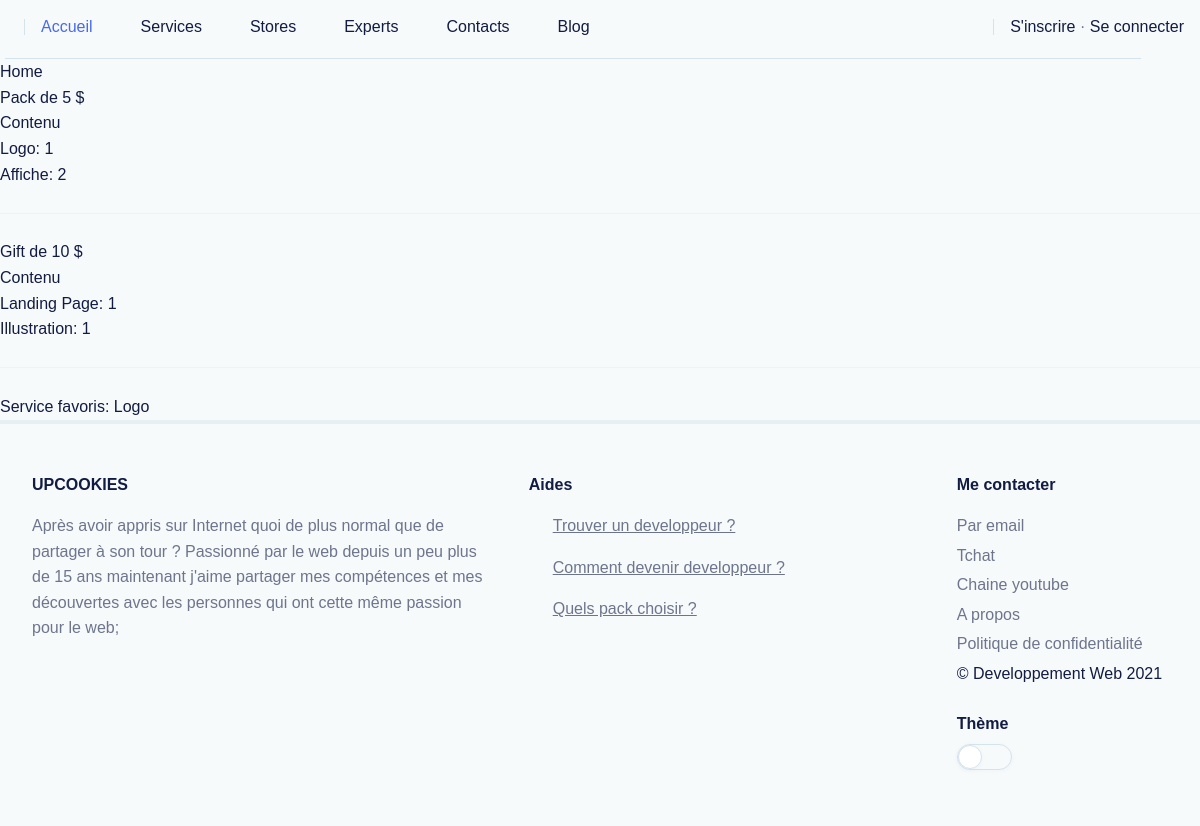
Before: / with the older database file.
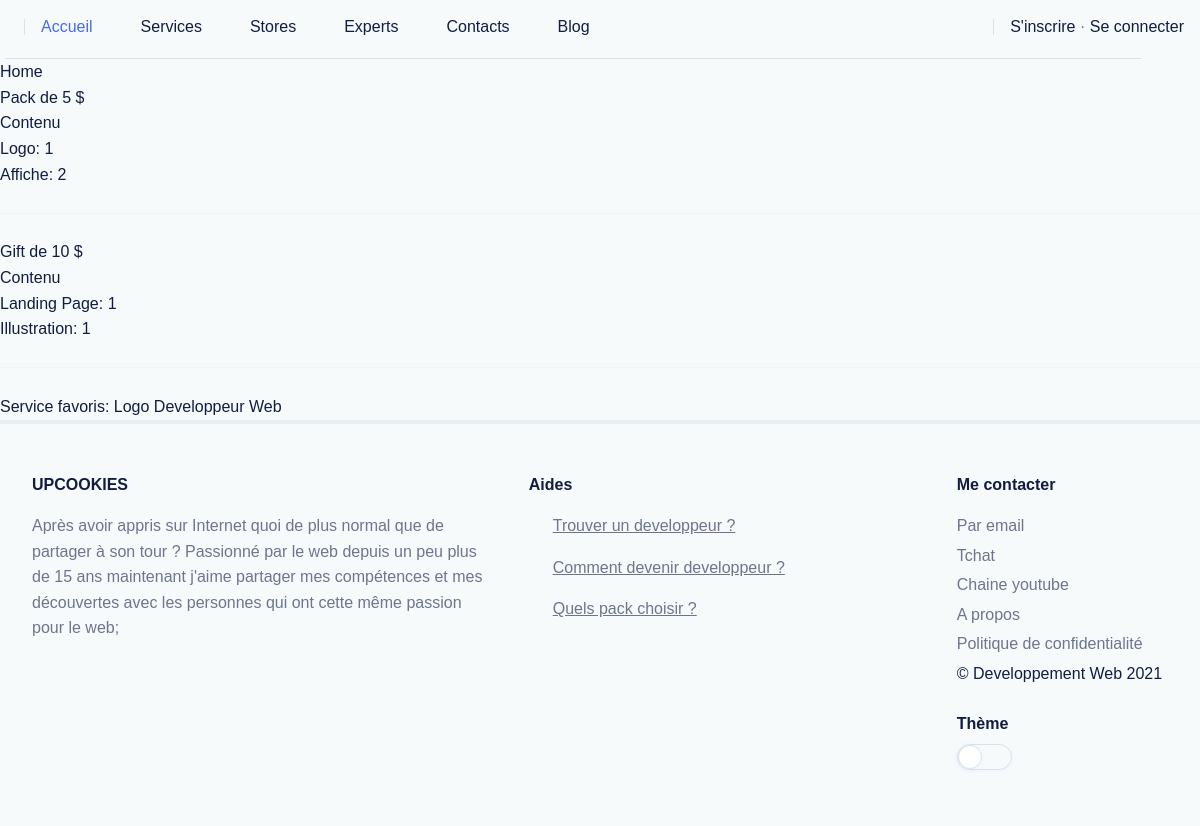
After: the same page with the newer database file.
### home/models.py (models this page shows, shortened)
class Premium(models.Model):
	name = models.CharField(max_length=255)
	price = models.IntegerField(default=0)
	packs = models.ManyToManyField(Packs)
	class Meta:
		verbose_name = "Premium"
		verbose_name_plural = "Premium"

class Packs(models.Model):
	name = models.CharField(max_length=255)
	items = models.IntegerField(default=1)
	class Meta:
		verbose_name = "Packs"
		verbose_name_plural = "Packs"

### services/models.py (models this page shows, shortened)
class Services(models.Model):
	name = models.CharField(max_length=255)
	slug = models.SlugField(max_length=200, null=True)
	description = models.TextField()
	pub_date = models.DateTimeField('date published', null=True)
	tarifs = models.ManyToManyField(Tarifs)
	favoris = models.BooleanField(default=False)
	experts = models.ManyToManyField(Experts)
	class Meta:
		verbose_name = "Services"
		verbose_name_plural = "Services"
		ordering = ('-pub_date',)

### home/views.py (the view)
# urls.py: 2. Add a URL to urlpatterns:  path('', views.home, name='home')
def home(request):
    premium = Premium.objects.all()
    services = Services.objects.filter(favoris=True)
    return render(request, 'home/index.html', {'premium':premium, 'services':services})

### templates/home/index.html (shortened to what this page needs)
{% extends '../base.html' %}
{% load static %}
{% block content %}
<p>Home</p>
	{% for p in premium %}
		<h1>{{ p.name }} de
		{{ p.price }} $
		</h1>
		<h2>Contenu</h2>
		<p>
			{% for a in p.packs.all %}
				{{ a.name }}:
				{{ a.items }}</p>
			{% endfor %}
		<br>
		<hr>
		<br>
	{% endfor %}
	Service favoris:
	{% for n in services %}
		{{ n.name }}
	{% endfor %}
{% endblock %}

Changed rows visible on the page:
now on this page (row edited): Services: name "Developpeur Web"
